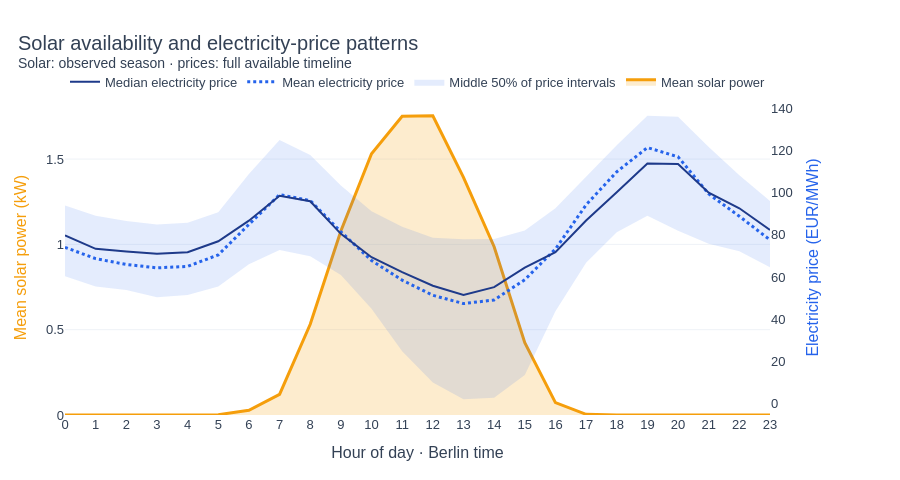

The code cell stored with this chart in its notebook:
### Markdown cell above
### 💶 5. When are electricity prices lower?
The first chart combines the usual solar and price profiles. Solar uses its observed season; prices use their full available timeline. These different periods do not establish a solar–price relationship. The next charts answer separate questions: how much prices vary within a day, and how often prices become negative.

Each 15-minute quote represents a duration, not an independent hourly observation. All local hours are shown in Berlin time.

### Code cell
# Calculate both profiles here so Run All works in a fresh kernel.
solar_hours = df_env.filter(pl.col("power_kw").is_not_null()).group_by("Hour").agg(
    pl.col("power_kw").mean().alias("mean_kw")
).sort("Hour")
market_profile = price_data.group_by("Hour").agg(
    pl.col("DayAhead_Price_EUR_MWh").mean().alias("mean"),
    pl.col("DayAhead_Price_EUR_MWh").median().alias("median"),
    pl.col("DayAhead_Price_EUR_MWh").quantile(0.25).alias("q25"),
    pl.col("DayAhead_Price_EUR_MWh").quantile(0.75).alias("q75"),
).sort("Hour")
solar_best_hour = (int(solar_hours.sort("mean_kw", descending=True)["Hour"][0])
                   if solar_hours.height else None)
cheapest_hour = int(market_profile.sort("mean")["Hour"][0])
market_start, market_end = price_data["Date"].min(), price_data["Date"].max()

fig = make_subplots(specs=[[{"secondary_y": True}]])

# Solar profile: orange line and light fill.
fig.add_trace(go.Scatter(
    x=solar_hours["Hour"].to_list(),
    y=solar_hours["mean_kw"].to_list(),
    name="Mean solar power",
    line=dict(color=ORANGE, width=3),
    fill="tozeroy", fillcolor="rgba(245,158,11,0.20)",
    connectgaps=False,
), secondary_y=False)

# Price variability, mean and median.
hours = market_profile["Hour"].to_list()
for column, options in [
    ("q75", dict(line=dict(width=0), showlegend=False, hoverinfo="skip")),
    ("q25", dict(line=dict(width=0), fill="tonexty",
                 fillcolor="rgba(37,99,235,0.12)",
                 name="Middle 50% of price intervals", hoverinfo="skip")),
    ("mean", dict(name="Mean electricity price",
                  line=dict(color=BLUE, width=3, dash="dot"))),
    ("median", dict(name="Median electricity price",
                    line=dict(color="#1e3a8a", width=2))),
]:
    fig.add_trace(go.Scatter(
        x=hours, y=market_profile[column].to_list(),
        connectgaps=False, **options,
    ), secondary_y=True)

fig.update_xaxes(
    title="Hour of day · Berlin time",
    tickmode="linear", dtick=1, range=[0, 23],
)
fig.update_yaxes(
    title="Mean solar power (kW)", secondary_y=False,
    rangemode="tozero", title_font=dict(color=ORANGE),
)
fig.update_yaxes(
    title="Electricity price (EUR/MWh)", secondary_y=True,
    showgrid=False, title_font=dict(color=BLUE),
)
fig.update_layout(hovermode="x unified", margin=dict(r=85))
polish(
    fig, "Solar availability and electricity-price patterns",
    "Solar: observed season · prices: full available timeline",
    height=480,
)
report(
    f"The strongest average solar output occurs around **{f'{solar_best_hour:02d}:00' if solar_best_hour is not None else 'not available'}**, "
    f"while the cheapest average price hour is **{cheapest_hour:02d}:00** Berlin time.\n\n"
    "These profiles cover different periods, so they do not establish a "
    "solar–price relationship. The two vertical scales also mean line "
    "crossings have no physical meaning."
)

### Figure 1 — Plotly figure (JSON) as saved in the notebook; plotly's stock layout.template omitted (floating-point values rounded to 4 significant figures)
{"data": [{"connectgaps": false, "fill": "tozeroy", "fillcolor": "rgba(245,158,11,0.20)", "line": {"color": "#f59e0b", "width": 3}, "name": "Mean solar power", "type": "scatter", "x": [0, 1, 2, 3, 4, 5, 6, 7, 8, 9, 10, 11, 12, 13, 14, 15, 16, 17, 18, 19, 20, 21, 22, 23], "xaxis": "x", "y": [0, 0, 0, 0, 0, 0.00196, 0.02726, 0.1208, 0.5316, 1.078, 1.531, 1.75, 1.754, 1.393, 0.9862, 0.4236, 0.07257, 0.004188, 0, 0, 0, 0, 0, 0], "yaxis": "y"}, {"connectgaps": false, "hoverinfo": "skip", "line": {"width": 0}, "showlegend": false, "type": "scatter", "x": [0, 1, 2, 3, 4, 5, 6, 7, 8, 9, 10, 11, 12, 13, 14, 15, 16, 17, 18, 19, 20, 21, 22, 23], "xaxis": "x", "y": [93.96, 89.06, 86.6, 84.93, 85.76, 90.7, 108.9, 125, 117.9, 103.4, 91.19, 83.87, 78.62, 77.86, 78.04, 82.07, 92.58, 107.7, 122.5, 136.5, 136.0, 121.7, 108.3, 96.03], "yaxis": "y2"}, {"connectgaps": false, "fill": "tonexty", "fillcolor": "rgba(37,99,235,0.12)", "hoverinfo": "skip", "line": {"width": 0}, "name": "Middle 50% of price intervals", "type": "scatter", "x": [0, 1, 2, 3, 4, 5, 6, 7, 8, 9, 10, 11, 12, 13, 14, 15, 16, 17, 18, 19, 20, 21, 22, 23], "xaxis": "x", "y": [60.36, 55.44, 53.8, 50.32, 51.38, 55.48, 66, 72.81, 69.82, 60.89, 44.88, 24.69, 9.86, 1.96, 2.71, 13.47, 43.68, 66.74, 81.15, 89.08, 81.97, 75.74, 72.21, 64.56], "yaxis": "y2"}, {"connectgaps": false, "line": {"color": "#2563eb", "dash": "dot", "width": 3}, "name": "Mean electricity price", "type": "scatter", "x": [0, 1, 2, 3, 4, 5, 6, 7, 8, 9, 10, 11, 12, 13, 14, 15, 16, 17, 18, 19, 20, 21, 22, 23], "xaxis": "x", "y": [74.06, 68.68, 65.94, 64.32, 65.01, 70.47, 84.92, 99.07, 96.25, 81.43, 67.79, 58.47, 51.29, 47.35, 49.08, 58.68, 73.25, 94.2, 109.9, 121.4, 117.0, 99.4, 88.77, 77.57], "yaxis": "y2"}, {"connectgaps": false, "line": {"color": "#1e3a8a", "width": 2}, "name": "Median electricity price", "type": "scatter", "x": [0, 1, 2, 3, 4, 5, 6, 7, 8, 9, 10, 11, 12, 13, 14, 15, 16, 17, 18, 19, 20, 21, 22, 23], "xaxis": "x", "y": [79.73, 73.34, 72.12, 71.01, 71.71, 76.93, 86.69, 98.55, 95.9, 80.46, 69.36, 62.31, 55.83, 51.46, 55.17, 64.42, 71.73, 86.75, 100.1, 113.8, 113.6, 99.97, 92.6, 82.28], "yaxis": "y2"}], "layout": {"bargap": 0.3, "font": {"color": "#334155", "family": "Arial", "size": 13}, "height": 480, "hoverlabel": {"bgcolor": "white"}, "hovermode": "x unified", "legend": {"orientation": "h", "x": 0, "y": 1.01, "yanchor": "bottom"}, "margin": {"b": 65, "l": 65, "r": 85, "t": 100}, "paper_bgcolor": "white", "plot_bgcolor": "white", "title": {"font": {"size": 20}, "text": "Solar availability and electricity-price patterns<br><sup>Solar: observed season · prices: full available timeline</sup>", "x": 0.02}, "xaxis": {"anchor": "y", "automargin": true, "domain": [0, 0.94], "dtick": 1, "range": [0, 23], "showgrid": false, "tickmode": "linear", "title": {"text": "Hour of day · Berlin time"}, "zeroline": false}, "yaxis": {"anchor": "x", "automargin": true, "domain": [0, 1], "gridcolor": "#eef2f7", "rangemode": "tozero", "title": {"font": {"color": "#f59e0b"}, "text": "Mean solar power (kW)"}, "zeroline": false}, "yaxis2": {"anchor": "x", "automargin": true, "gridcolor": "#eef2f7", "overlaying": "y", "showgrid": false, "side": "right", "title": {"font": {"color": "#2563eb"}, "text": "Electricity price (EUR/MWh)"}, "zeroline": false}}}
